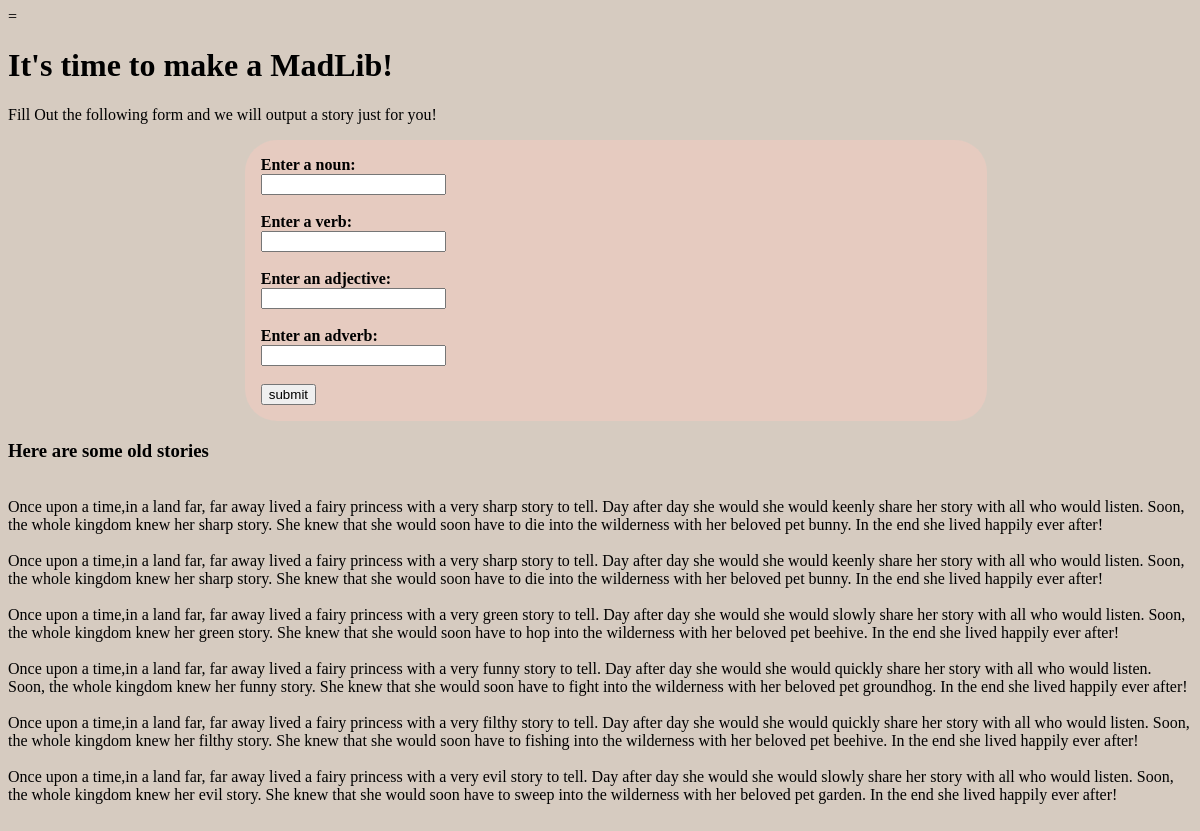
Page /project1/project01.php on the committed database.
### tables this page shows
CREATE TABLE `words` (
  `noun` varchar(20) DEFAULT NULL,
  `verb` varchar(20) DEFAULT NULL,
  `adjective` varchar(20) DEFAULT NULL,
  `adverb` varchar(20) DEFAULT NULL,
  `whole_story` varchar(600) DEFAULT NULL
);

### project1/project01.php (the view, shortened to what this page needs)
=<!DOCTYPE html PUBLIC "-//W3C//DTD XHTML 1.0 Transitional//EN"
  "http://www.w3.org/TR/xhtml1/DTD/xhtml1-transitional.dtd">
<html xmlns="http://www.w3.org/1999/xhtml" xml:lang="en" lang="en">
<head>
  <link rel="stylesheet" type="text/css" href="styles.css" />
</head>
<body>
    <h1>It's time to make a MadLib!</h1>
    <p>Fill Out the following form and we will output a story just for you!</p>
    <form method="post" action="<?php echo $_SERVER['PHP_SELF']; ?>">
        <label for="noun">Enter a noun:</label>
        <input type="text" id="noun" name="noun" /><br />
        <label for="verb">Enter a verb:</label>
        <input type="text" id="verb" name="verb" /><br />
        <label for="adjective">Enter an adjective:</label>
        <input type="text" id="adjective" name="adjective" /><br />
        <label for="adverb">Enter an adverb:</label>
        <input type="text" id="adverb" name="adverb"/><br/>
        <input type="submit" name="submit" value="submit" />
  </form>
<?php
    $dbc = mysqli_connect ('localhost', 'student', 'student', 'madlibdatabase')
           or die ('Error connecting to database');
    $newquery = "SELECT whole_story FROM words ORDER BY whole_story DESC";
    $newresult = mysqli_query($dbc, $newquery)
           or die('Error connecting to database');
    echo "<h3>Here are some old stories</h3><br/>";
    while ($row = mysqli_fetch_array($newresult)) {
         echo $row['whole_story'] . "<br/><br/>";
       }
?>
</body>
</html>

### project1/styles.css (style rules this page uses)
body { position:relative; font-family; Mojo, "Comic Sans", Tahoma, Serif; background-color: #D6CBC0; }
form { font-weight:bold; display: inline block; width: 60%; margin-left: 20%; margin-right: 20%; border-radius: 2em; background-color: #E6CBC0; padding: 1em; }
input { display: block; }

### rows in the picture
words: whole_story "Once upon a time,in a land far, far away lived a fairy princess with a very sharp story to tell. Day after day she would she would keenly share her story with all who would listen. Soon, the whole kingdom knew her sharp story. She knew that she would soon have to die into the wilderness with her beloved pet bunny. In the end she lived happily ever after!"
words: whole_story "Once upon a time,in a land far, far away lived a fairy princess with a very sharp story to tell. Day after day she would she would keenly share her story with all who would listen. Soon, the whole kingdom knew her sharp story. She knew that she would soon have to die into the wilderness with her beloved pet bunny. In the end she lived happily ever after!"
words: whole_story "Once upon a time,in a land far, far away lived a fairy princess with a very green story to tell. Day after day she would she would slowly share her story with all who would listen. Soon, the whole kingdom knew her green story. She knew that she would soon have to hop into the wilderness with her beloved pet beehive. In the end she lived happily ever after!"
words: whole_story "Once upon a time,in a land far, far away lived a fairy princess with a very funny story to tell. Day after day she would she would quickly share her story with all who would listen. Soon, the whole kingdom knew her funny story. She knew that she would soon have to fight into the wilderness with her beloved pet groundhog. In the end she lived happily ever after!"
words: whole_story "Once upon a time,in a land far, far away lived a fairy princess with a very filthy story to tell. Day after day she would she would quickly share her story with all who would listen. Soon, the whole kingdom knew her filthy story. She knew that she would soon have to fishing into the wilderness with her beloved pet beehive. In the end she lived happily ever after!"
words: whole_story "Once upon a time,in a land far, far away lived a fairy princess with a very evil story to tell. Day after day she would she would slowly share her story with all who would listen. Soon, the whole kingdom knew her evil story. She knew that she would soon have to sweep into the wilderness with her beloved pet garden. In the end she lived happily ever after!"
